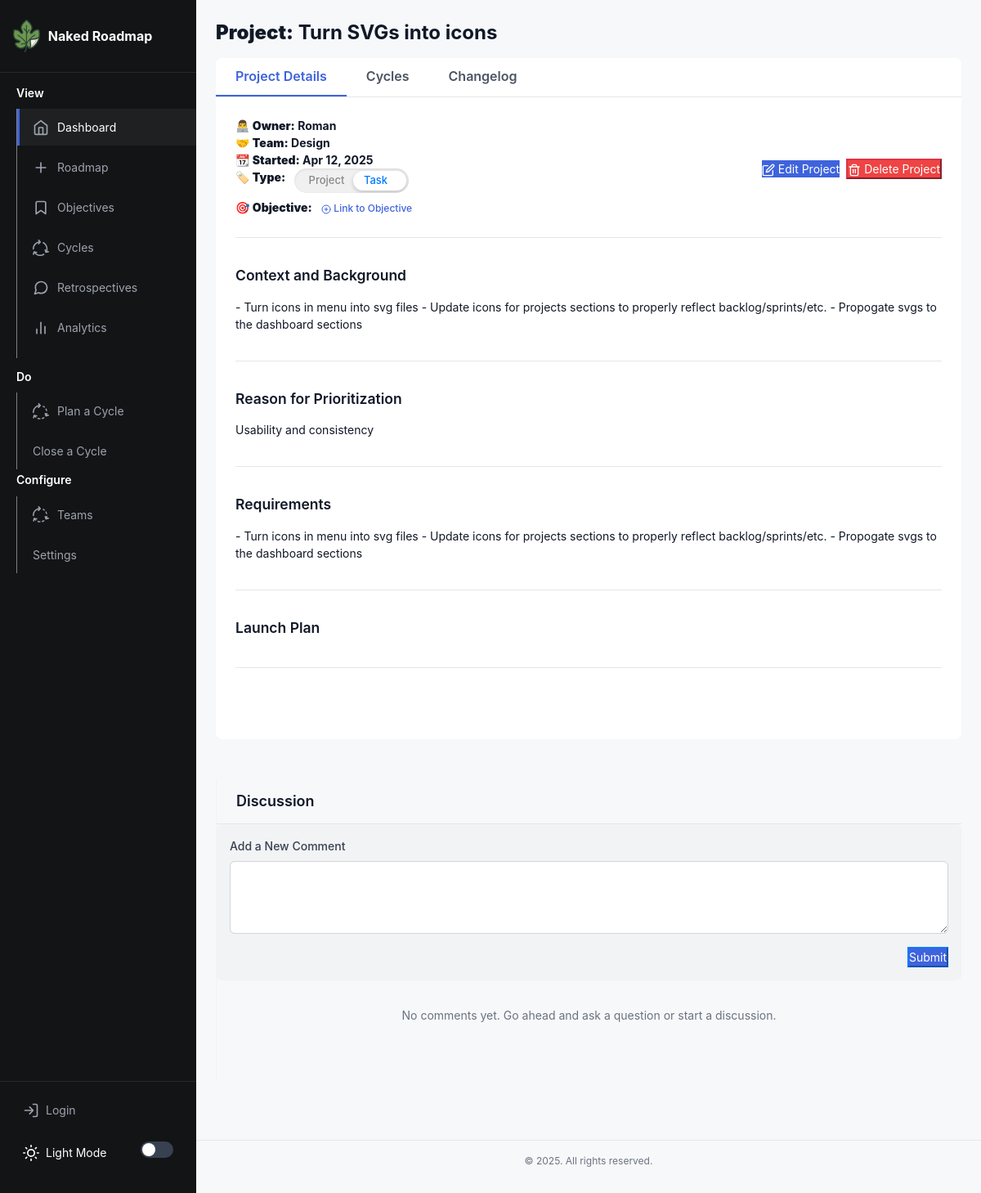
The page /project/12 on the database its author committed.
### app/models.py (models this page shows, shortened)
class Project(db.Model):
    __tablename__ = "project"
    id: so.Mapped[int] = so.mapped_column(primary_key=True)
    name: so.Mapped[str] = so.mapped_column(sa.TEXT())
    created: so.Mapped[datetime] = so.mapped_column(index=True, default=lambda: datetime.now(timezone.utc))
    dri: so.Mapped[str] = so.mapped_column(sa.TEXT())
    team: so.Mapped[str] = so.mapped_column(sa.TEXT())
    context: so.Mapped[str] = so.mapped_column(sa.TEXT())
    why: so.Mapped[str] = so.mapped_column(sa.TEXT())
    requirements: so.Mapped[str] = so.mapped_column(sa.TEXT())
    launch: so.Mapped[str] = so.mapped_column(sa.TEXT())
    location: so.Mapped[str] = so.mapped_column(sa.TEXT(),  nullable=True, default="discussion")
    type: so.Mapped[str] = so.mapped_column(sa.TEXT(), nullable=True)
    status: so.Mapped[str] = so.mapped_column(sa.TEXT(), nullable=True, default="Active")
    objective_id = db.Column(db.Integer, db.ForeignKey('goal.id'), nullable=True)
    objective = db.relationship('Goal', backref=db.backref('projects', lazy='dynamic'))

### app/routes.py (the view)
@app.route('/project/<int:project_id>')
def project(project_id):
    project = Project.query.filter_by(id=project_id).first_or_404()
    comments = Comment.query.filter_by(project_id=project_id).order_by(Comment.created_at.desc()).all()
    changelogs = Changelog.query.filter_by(project_id=project_id).order_by(Changelog.timestamp.desc()).all()
    cycles = SprintProjectMap.query.filter_by(project_id=project_id).order_by(SprintProjectMap.added.desc()).all()
    active_goals = Goal.query.filter_by(status='Active').all()
    form = CommentForm()
    return render_template('project.html', project=project, comments=comments, changelogs=changelogs, form=form, cycles=cycles, active_goals=active_goals)

### app/forms.py
class CommentForm(FlaskForm):
    content = TextAreaField('Add a New Comment', validators=[
        DataRequired(message='Comment cannot be empty'),
        Length(min=1, max=1000, message='Comment must be between 1 and 1000 characters')
    ])
    submit = SubmitField('Submit Comment')

### app/routes.py (called while the page is built)
@app.context_processor
def inject_csrf_token():
    return dict(csrf_token=generate_csrf())

### app/templates/project.html (shortened to what this page needs)
{% extends 'base.html' %}
{% block content %}
<h1><strong>Project:</strong> {{ project['name'] }}</h1>
<section class="two-column-section">
    <div class="column-wide section">
        <section class="section discussion-section">
            <section class="section tabbed-section">
                <div class="tabs">
                    <button class="tab-btn active" data-tab="details">
                        <h4>Project Details</h4>
                    </button>
                    <button class="tab-btn" data-tab="cycles">
                        <h4>Cycles</h4>
                    </button>
                    <button class="tab-btn" data-tab="changelog">
                        <h4>Changelog</h4>
                    </button>
                </div>
                <div class="tab-content active" id="details-tab">
                    <div class="section-header" style="padding:0px 0px 20px;">
                        <div>
                            <div class="timeline-title">
                                👨‍💻 <strong>Owner:</strong> {{ project.dri }}<br>
                                🤝 <strong>Team:</strong> {{ project.team }} <br>
                                📆 <strong>Started:</strong> {{ project.created.strftime('%b %d, %Y') }}<br>
                                🏷️ <strong>Type:</strong>
<div class="project-type-toggle d-inline-block ml-2">
    <label class="switch">
        <div class="slider round">
            <span class="option option-left">Project</span>
            <span class="option option-right">Task</span>
            <span class="slide-indicator"></span>
        </div>
    </label>
</div><br>
                                {% if project.objective %}
                                🎯 <strong>Objective:</strong> {{ project.objective.title }}
                                <a href="#" class="btn-text" data-toggle="modal" data-target="#objectiveModal">
                                    <svg xmlns="http://www.w3.org/2000/svg" width="12" height="12" viewBox="0 0 24 24" fill="none" stroke="currentColor" stroke-width="2" stroke-linecap="round" stroke-linejoin="round" class="feather feather-edit-2">
                                        <path d="M17 3a2.828 2.828 0 1 1 4 4L7.5 20.5 2 22l1.5-5.5L17 3z"></path>
                                    </svg>
                                    Edit
                                </a><br>
                                <div class="objective-details">{{ project.objective.details }}</div>
                                {% else %}
                                🎯 <strong>Objective:</strong>
                                <a href="#" class="btn-text" data-toggle="modal" data-target="#objectiveModal">
                                    Link to Objective
                                </a>
                                {% endif %}
                            </div>
                        </div>
                        <div class="header-actions">
                            <a href="{{ url_for('edit_project', project_id=project.id) }}" class="btn-primary">
                                Edit Project
                            </a>
                            <form action="{{ url_for('delete_project', project_id=project.id) }}" method="POST" class="inline-form">
                                <button type="submit" class="btn-danger" onclick="return confirm('Are you sure you want to delete this project? This action cannot be undone.')">
                                    Delete Project
                                </button>
                            </form>
                        </div>
                    </div>
                    <div class="project-details-section">
                        <h5>Context and Background</h5>
                        <p>{{ project.context }}</p>
                    </div>
                    <div class="project-details-section">
                        <h5>Reason for Prioritization</h5>
                        <p>{{ project.why }}</p>
                    </div>
                    <div class="project-details-section">
                        <h5>Requirements</h5>
                        <p>{{ project.requirements }}</p>
                    </div>
                    <div class="project-details-section">
                        <h5>Launch Plan</h5>
                    </div>
                </div>
            </section>
        </section>
    </div>
    <div class="column-narrow section" style="background-color:#f6f8fa; border-left:1px #f2f3f5 solid; border-radius:0px;">
        <div class="section-header">
            <h3>Discussion</h3>
        </div>
        <div class="discussion-container">
            <div class="comment-form-container">
                <form method="POST" action="{{ url_for('add_comment', project_id=project.id) }}">
                    <div class="form-group">
                        {{ form.content.label }}
                        {{ form.content(class="form-control", rows=3) }}
                    </div>
                    <div class="form-actions">
                        <button type="submit" class="btn-primary">Submit</button>
                    </div>
                </form>
            </div>
            <div class="comments-list">
                {% for comment in comments %}
                <div class="comment-item">
                    <div class="comment-header">
                        <div class="comment-meta">
                            <span class="comment-author">{{ comment.user.username }}</span>
                            <span class="comment-date">{{ comment.created_at.strftime('%b %d, %Y at %H:%M') }}</span>
                        </div>
                        {% if current_user.id == comment.user_id %}
                        <div class="comment-actions">
                            <a href="{{ url_for('edit_comment', comment_id=comment.id) }}" class="btn-text">Edit</a>
                            <form action="{{ url_for('delete_comment', comment_id=comment.id) }}" method="POST" class="inline-form">
                                <button type="submit" class="btn-text" onclick="return confirm('Are you sure you want to delete this comment?')">Delete</button>
                            </form>
                        </div>
                        {% endif %}
                    </div>
                    <div class="comment-content">
                        {{ comment.content }}
                    </div>
                </div>
                {% else %}
                <div class="empty-state">
                    <p>No comments yet. Go ahead and ask a question or start a discussion.</p>
                </div>
                {% endfor %}
            </div>
        </div>
    </div>
</section>
{% endblock %}

### rows shown on the page
Project: name "Turn SVGs into icons", dri "Roman", team "Design", created "Apr 12, 2025", context "- Turn icons in menu into svg files - Update icons for projects sections to properly reflect backlog/sprints/etc. - Propogate svgs to the dashboard sections", why "Usability and consistency", requirements "- Turn icons in menu into svg files - Update icons for projects sections to properly reflect backlog/sprints/etc. - Propogate svgs to the dashboard sections"
